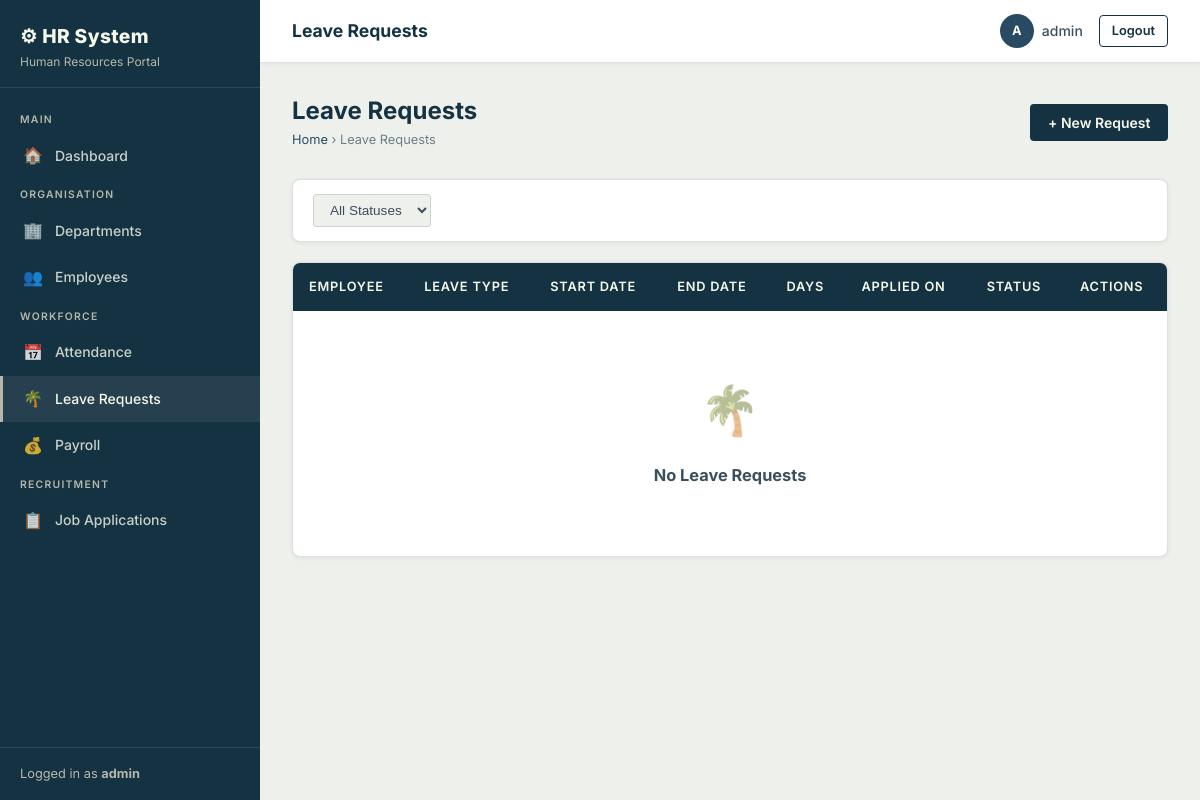
/leaves/ (signed in), run on an earlier commit of the app's database.
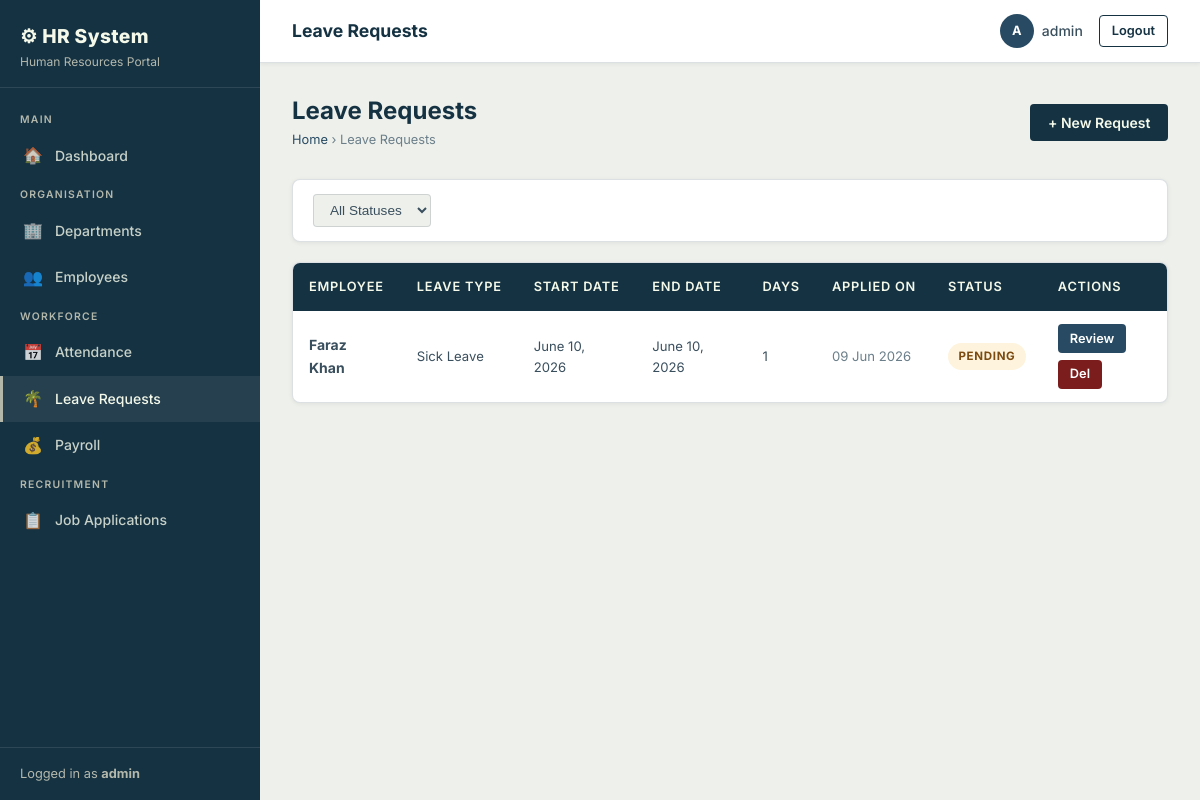
And on a later commit of the database.
### employees/models.py (models this page shows, shortened)
class LeaveRequest(models.Model):
    LEAVE_TYPE_CHOICES = [
        ('annual', 'Annual Leave'),
        ('sick', 'Sick Leave'),
        ('casual', 'Casual Leave'),
        ('maternity', 'Maternity Leave'),
        ('paternity', 'Paternity Leave'),
        ('unpaid', 'Unpaid Leave'),
    ]
    STATUS_CHOICES = [
        ('pending', 'Pending'),
        ('approved', 'Approved'),
        ('rejected', 'Rejected'),
        ('cancelled', 'Cancelled'),
    ]
    employee = models.ForeignKey(Employee, on_delete=models.CASCADE, related_name='leave_requests')
    leave_type = models.CharField(max_length=15, choices=LEAVE_TYPE_CHOICES)
    start_date = models.DateField()
    end_date = models.DateField()
    reason = models.TextField()
    status = models.CharField(max_length=10, choices=STATUS_CHOICES, default='pending')
    applied_on = models.DateTimeField(auto_now_add=True)
    reviewed_by = models.ForeignKey(
        User, null=True, blank=True, on_delete=models.SET_NULL, related_name='reviewed_leaves'
    )
    review_comment = models.TextField(blank=True)
    reviewed_on = models.DateTimeField(null=True, blank=True)
    def total_days(self):
        return (self.end_date - self.start_date).days + 1

class Employee(models.Model):
    GENDER_CHOICES = [('M', 'Male'), ('F', 'Female'), ('O', 'Other')]
    STATUS_CHOICES = [('active', 'Active'), ('inactive', 'Inactive'), ('on_leave', 'On Leave')]
    user = models.OneToOneField(User, on_delete=models.CASCADE, null=True, blank=True)
    employee_id = models.CharField(max_length=20, unique=True)
    first_name = models.CharField(max_length=100)
    last_name = models.CharField(max_length=100)
    email = models.EmailField(unique=True)
    phone = models.CharField(max_length=20, blank=True)
    gender = models.CharField(max_length=1, choices=GENDER_CHOICES, blank=True)
    date_of_birth = models.DateField(null=True, blank=True)
    address = models.TextField(blank=True)
    department = models.ForeignKey(Department, on_delete=models.SET_NULL, null=True, blank=True, related_name='employees')
    designation = models.CharField(max_length=100, blank=True)
    date_joined = models.DateField()
    status = models.CharField(max_length=10, choices=STATUS_CHOICES, default='active')
    created_at = models.DateTimeField(auto_now_add=True)
    def full_name(self):
        return f"{self.first_name} {self.last_name}"

### employees/views.py (the view)
# urls.py: path('leaves/', views.leave_list, name='leave_list'),
@login_required
def leave_list(request):
    leaves = LeaveRequest.objects.select_related('employee').order_by('-applied_on')
    status_filter = request.GET.get('status')
    if status_filter:
        leaves = leaves.filter(status=status_filter)
    return render(request, 'employees/leave_list.html', {
        'leaves': leaves, 'status_filter': status_filter
    })

### employees/templates/employees/leave_list.html (shortened to what this page needs)
{% extends 'employees/base.html' %}
{% block page_title %}Leave Requests{% endblock %}
{% block content %}
<div class="page-header">
  <div>
    <h2>Leave Requests</h2>
    <div class="breadcrumb"><a href="{% url 'dashboard' %}">Home</a> › Leave Requests</div>
  </div>
  <a href="{% url 'leave_create' %}" class="btn btn-primary">+ New Request</a>
</div>
<form method="get" class="filter-bar">
  <select name="status" onchange="this.form.submit()">
    <option value="">All Statuses</option>
  </select>
</form>
<div class="table-wrapper">
  <table>
    <thead>
      <tr>
        <th>Employee</th>
        <th>Leave Type</th>
        <th>Start Date</th>
        <th>End Date</th>
        <th>Days</th>
        <th>Applied On</th>
        <th>Status</th>
        <th>Actions</th>
      </tr>
    </thead>
    <tbody>
      {% for leave in leaves %}
      <tr>
        <td class="fw-bold">{{ leave.employee.full_name }}</td>
        <td class="text-sm">{{ leave.get_leave_type_display }}</td>
        <td class="text-sm">{{ leave.start_date }}</td>
        <td class="text-sm">{{ leave.end_date }}</td>
        <td class="text-sm">{{ leave.total_days }}</td>
        <td class="text-sm text-muted">{{ leave.applied_on|date:"d M Y" }}</td>
        <td><span class="badge badge-{{ leave.status }}">{{ leave.get_status_display }}</span></td>
        <td>
          <div class="btn-group">
            {% if leave.status == 'pending' %}
              <a href="{% url 'leave_review' leave.pk %}" class="btn btn-secondary btn-sm">Review</a>
            {% endif %}
            <a href="{% url 'leave_delete' leave.pk %}" class="btn btn-danger btn-sm">Del</a>
          </div>
        </td>
      </tr>
      {% empty %}
      <tr>
        <td colspan="8">
          <div class="empty-state">
            <div class="empty-state-icon">🌴</div>
            <h3>No Leave Requests</h3>
          </div>
        </td>
      </tr>
      {% endfor %}
    </tbody>
  </table>
</div>
{% endblock %}

What changed in the data, as far as the page shows it:
added LeaveRequest: employee.full_name "Faraz Khan", leave_type "Sick Leave", start_date "June 10, 2026", end_date "June 10, 2026", total_days "1", applied_on "09 Jun 2026", status "PENDING", shows "Review"
Also different on the page:
text no longer shown: "🌴 No Leave Requests"
